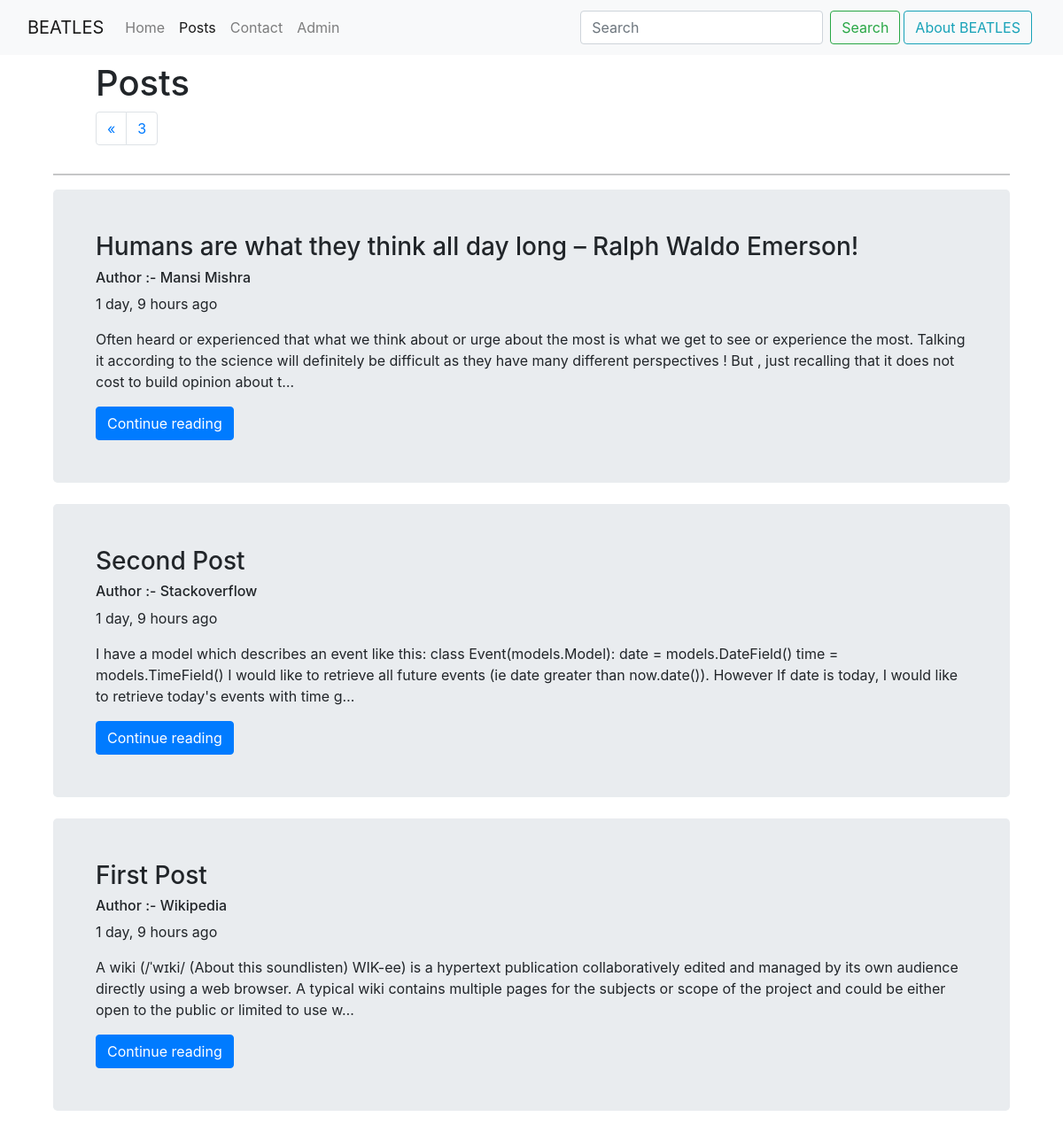
The page /posts/?page=3 on the database its author committed.
### CompanyPost/models.py (models this page shows, shortened)
class PostsInfo(models.Model):
    sno = models.AutoField(primary_key=True)
    title = models.CharField(max_length=255)
    content = models.TextField()
    author = models.CharField(max_length=20)
    slug = models.SlugField(max_length = 130,unique=True)
    timeStamp = models.DateTimeField(blank=True)

### CompanyPost/views.py (the view)
# urls.py: path('',views.posthome,name="posthome"),
def posthome(request):
    allposts = list(PostsInfo.objects.all())
    allposts.reverse()
    num=0
    for i in allposts:
        num+=1
    posts =  Paginator(allposts,3)
    page_num = request.GET.get('page')
    try:
        allposts = posts.page(page_num)
    except PageNotAnInteger:
        allposts = posts.page(1)
    except  EmptyPage:
        messages.warning(request,"Page Number Out of range")
        allposts = posts.page(posts.num_pages)
    context = {'allposts':allposts,'num':num}
    print(allposts)
    return render(request,'companyposts/posthome.html',context)

### templates/companyposts/posthome.html (shortened to what this page needs)
{% extends 'base.html' %}
{% load humanize %}
{% block postsactive %}active{% endblock postsactive %}
{% block body %}
<div class="container">
<div class="row">
<div class="col md-5 ">
<h1 class="mx-5 my-2">Posts</h1>
<nav aria-label="Page navigation example">
    <ul class="pagination mx-5">
    {% if allposts.has_previous %}
      <li class="page-item">
        <a class="page-link" href="?page={{allposts.previous_page_number}}" aria-label="Previous">
          <span aria-hidden="true">&laquo;</span>
        </a>
      </li>
      {% endif %}
      <li class="page-item"><a class="page-link" href="#">{{allposts.number}}</a></li>
    </ul>
  </nav>
</div>
<div class="col md-7 my-4 mx-5">
</div>
</div>
<hr>
{% for post in allposts %}
<div class="jumbotron p-4 p-md-5 mb-4  ">
<h3 >{{post.title}}</h3>
<h6>Author :- {{post.author}}</h6>
<p>{{post.timeStamp | naturaltime }}</p>
<p>{{post.content|truncatechars:300}}</p>
<a href="/posts/{{post.slug}}/"><button class="btn btn-primary"  >Continue reading</button></a>
</div>
{% endfor %}
</div>
{% endblock body %}

### rows shown on the page
PostsInfo: title "Humans are what they think all day long – Ralph Waldo Emerson!", author "Mansi Mishra", timeStamp "1 day, 9 hours ago", content "Often heard or experienced that what we think about or urge about the most is what we get to see or experience the most. Talking it according to the science will definitely be difficult as they have many different perspectives ! But , just recalling that it does not cost to build opinion about t…"
PostsInfo: title "Second Post", author "Stackoverflow", timeStamp "1 day, 9 hours ago", content "I have a model which describes an event like this: class Event(models.Model): date = models.DateField() time = models.TimeField() I would like to retrieve all future events (ie date greater than now.date()). However If date is today, I would like to retrieve today's events with time g…"
PostsInfo: title "First Post", author "Wikipedia", timeStamp "1 day, 9 hours ago", content "A wiki (/ˈwɪki/ (About this soundlisten) WIK-ee) is a hypertext publication collaboratively edited and managed by its own audience directly using a web browser. A typical wiki contains multiple pages for the subjects or scope of the project and could be either open to the public or limited to use w…"

### other values the page prints
{{ allposts.number }} "3"
